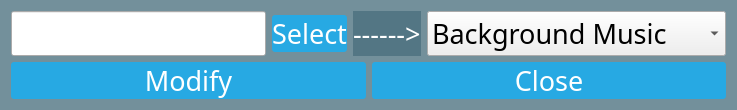
<?xml version="1.0" encoding="UTF-8"?>
<ui version="4.0">
 <class>SoundModifyDialog</class>
 <widget class="QDialog" name="SoundModifyDialog">
  <property name="geometry">
   <rect>
    <x>0</x>
    <y>0</y>
    <width>737</width>
    <height>102</height>
   </rect>
  </property>
  <property name="windowTitle">
   <string>Sound Modify Dialog</string>
  </property>
  <property name="styleSheet">
   <string notr="true">
QDialog, QRadioButton , QLabel, QCheckBox
{ 
	background:  rgba(32, 80, 96, 100);
	color:white;
}

QPushButton
{
	color: white;
	background-color: #27a9e3;
	border-width: 0px;
	border-radius: 3px;
}

QComboBox QAbstractItemView 
{
  color: white;
  border: 1px solid grey;
  background: #27a9e3;
  selection-background-color: #66c011; 
}

QPushButton:hover, QComboBox:hover{ background-color: #66c011; }

QPushButton:disabled, QComboBox:disabled { background-color:rgb(114,200,237); }
</string>
  </property>
  <layout class="QVBoxLayout" name="verticalLayout_2">
   <item>
    <layout class="QHBoxLayout" name="horizontalLayout" stretch="1,0,0,1">
     <item>
      <widget class="QLineEdit" name="fileLineEdit">
       <property name="font">
        <font>
         <family>微軟正黑體</family>
         <pointsize>20</pointsize>
        </font>
       </property>
       <property name="alignment">
        <set>Qt::AlignCenter</set>
       </property>
       <property name="readOnly">
        <bool>true</bool>
       </property>
      </widget>
     </item>
     <item>
      <widget class="QPushButton" name="selectMusicBtn">
       <property name="font">
        <font>
         <family>微軟正黑體</family>
         <pointsize>20</pointsize>
        </font>
       </property>
       <property name="text">
        <string>Select</string>
       </property>
      </widget>
     </item>
     <item>
      <widget class="QLabel" name="label">
       <property name="font">
        <font>
         <family>微軟正黑體</family>
         <pointsize>20</pointsize>
        </font>
       </property>
       <property name="text">
        <string>------&gt;</string>
       </property>
      </widget>
     </item>
     <item>
      <widget class="QComboBox" name="targetCB">
       <property name="font">
        <font>
         <family>微軟正黑體</family>
         <pointsize>20</pointsize>
        </font>
       </property>
       <item>
        <property name="text">
         <string>Background Music</string>
        </property>
       </item>
       <item>
        <property name="text">
         <string>Obstacles Stop Music</string>
        </property>
       </item>
       <item>
        <property name="text">
         <string>Audio 1</string>
        </property>
       </item>
       <item>
        <property name="text">
         <string>Audio 2</string>
        </property>
       </item>
       <item>
        <property name="text">
         <string>Audio 3</string>
        </property>
       </item>
       <item>
        <property name="text">
         <string>Audio 4</string>
        </property>
       </item>
       <item>
        <property name="text">
         <string>Audio 5</string>
        </property>
       </item>
       <item>
        <property name="text">
         <string>Audio 6</string>
        </property>
       </item>
       <item>
        <property name="text">
         <string>Audio 7</string>
        </property>
       </item>
       <item>
        <property name="text">
         <string>Audio 8</string>
        </property>
       </item>
      </widget>
     </item>
    </layout>
   </item>
   <item>
    <layout class="QHBoxLayout" name="horizontalLayout_2">
     <item>
      <widget class="QPushButton" name="modifyBtn">
       <property name="font">
        <font>
         <family>微軟正黑體</family>
         <pointsize>20</pointsize>
        </font>
       </property>
       <property name="text">
        <string>Modify</string>
       </property>
      </widget>
     </item>
     <item>
      <widget class="QPushButton" name="closeBtn">
       <property name="font">
        <font>
         <family>微軟正黑體</family>
         <pointsize>20</pointsize>
        </font>
       </property>
       <property name="text">
        <string>Close</string>
       </property>
      </widget>
     </item>
    </layout>
   </item>
  </layout>
 </widget>
 <resources/>
 <connections/>
</ui>
